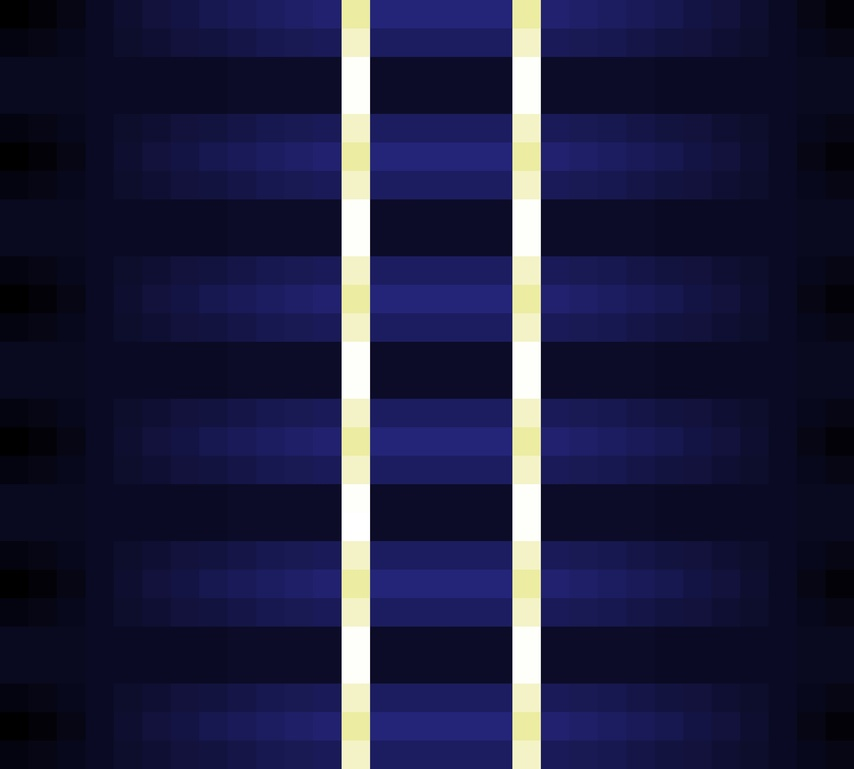
#> input picture python/Merge de imagenes/constante_color_30.jpg, 854 x 769 px, shrunk from 3000 x 2700 before the run
$ python merge.py
#> lines starting #> are read from the running program, lines starting #| are printed output that depends on the picture
import cv2
from matplotlib import pyplot as plt
import numpy as np
img = []
img.append(cv2.cvtColor(cv2.imread('constante_color_30.jpg',1), cv2.COLOR_BGR2RGB))
img.append(cv2.cvtColor(cv2.imread('variable_color_30.jpg',1), cv2.COLOR_BGR2RGB))
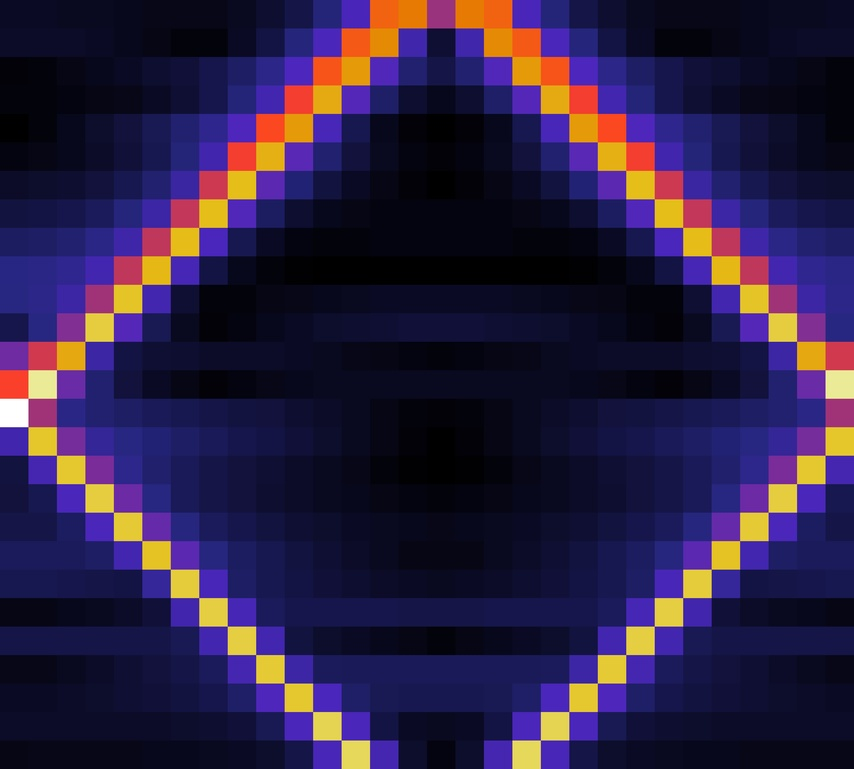
#> input picture python/Merge de imagenes/variable_color_30.jpg, 854 x 769 px, shrunk from 3000 x 2700 before the run
img.append(cv2.cvtColor(cv2.imread('color_img_color_30.jpg',1), cv2.COLOR_BGR2RGB))
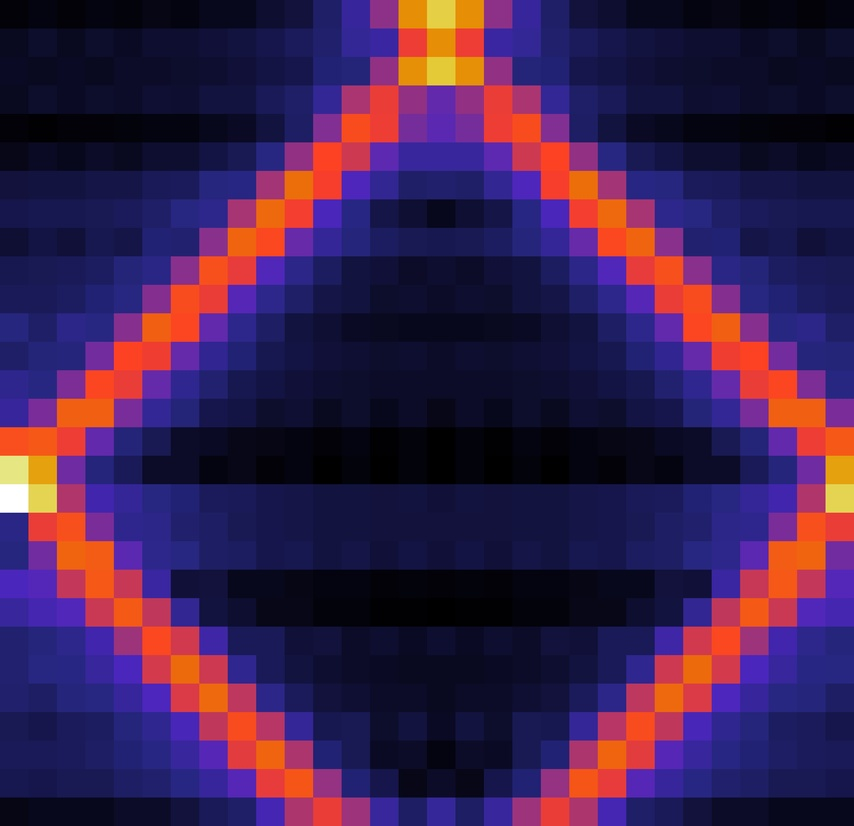
#> input picture python/Merge de imagenes/color_img_color_30.jpg, 854 x 826 px, shrunk from 3000 x 2900 before the run
img.append(cv2.cvtColor(cv2.imread('constante_color_300.jpg',1), cv2.COLOR_BGR2RGB))
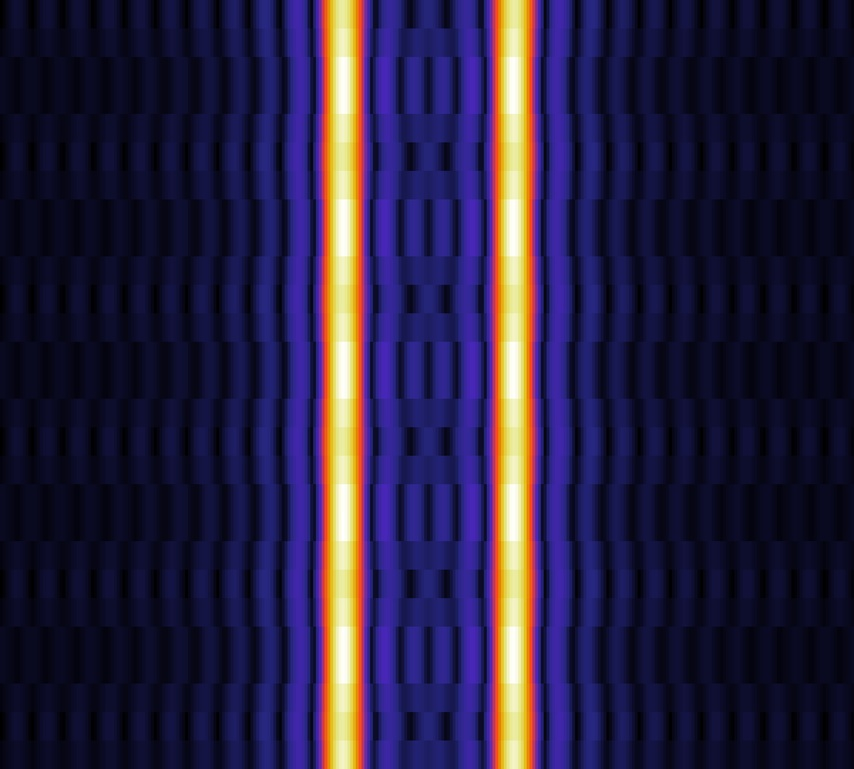
#> input picture python/Merge de imagenes/constante_color_300.jpg, 854 x 769 px, shrunk from 3000 x 2700 before the run
img.append(cv2.cvtColor(cv2.imread('variable_color_300.jpg',1), cv2.COLOR_BGR2RGB))
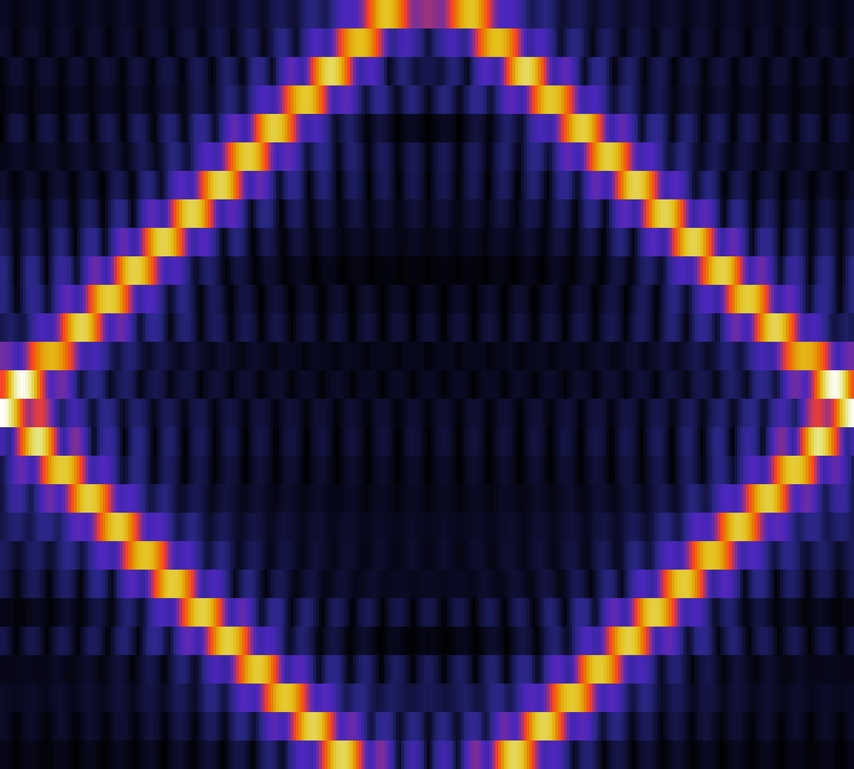
#> input picture python/Merge de imagenes/variable_color_300.jpg, 854 x 769 px, shrunk from 3000 x 2700 before the run
img.append(cv2.cvtColor(cv2.imread('color_img_color_300.jpg',1), cv2.COLOR_BGR2RGB))
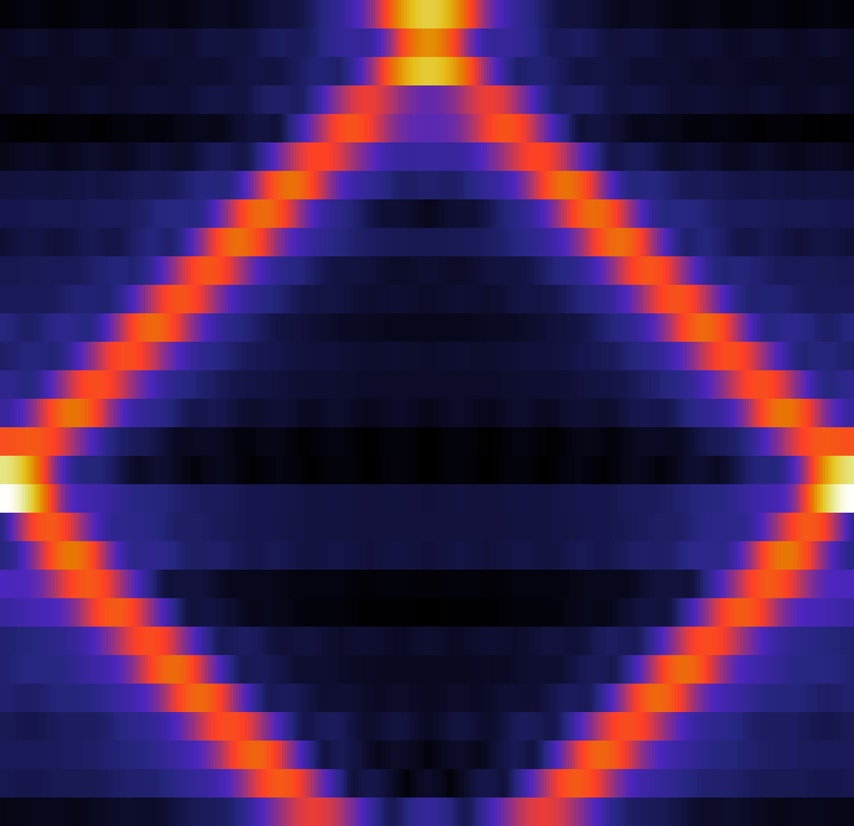
#> input picture python/Merge de imagenes/color_img_color_300.jpg, 854 x 826 px, shrunk from 3000 x 2900 before the run
#> (the run stopped early here; a loop or call above may not have finished)
